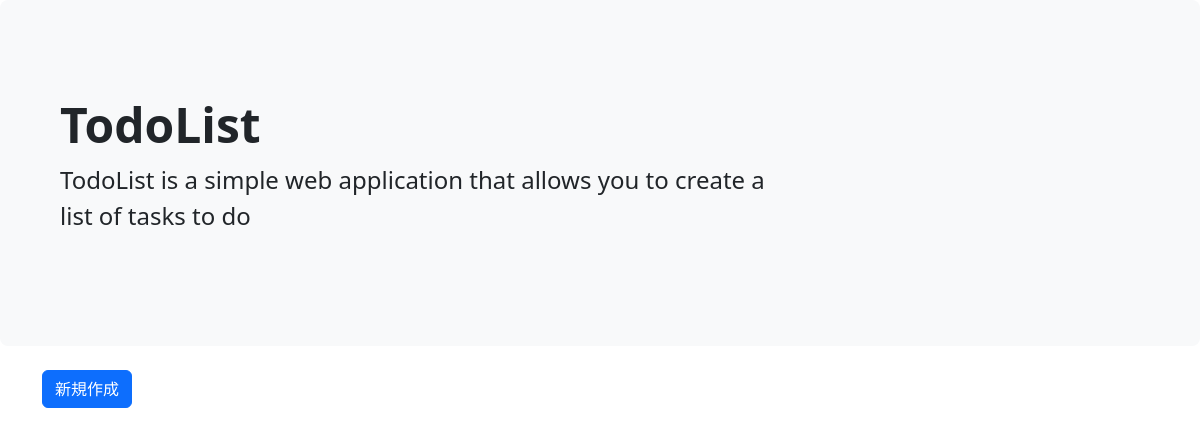
The page /list/ on the database as committed earlier.
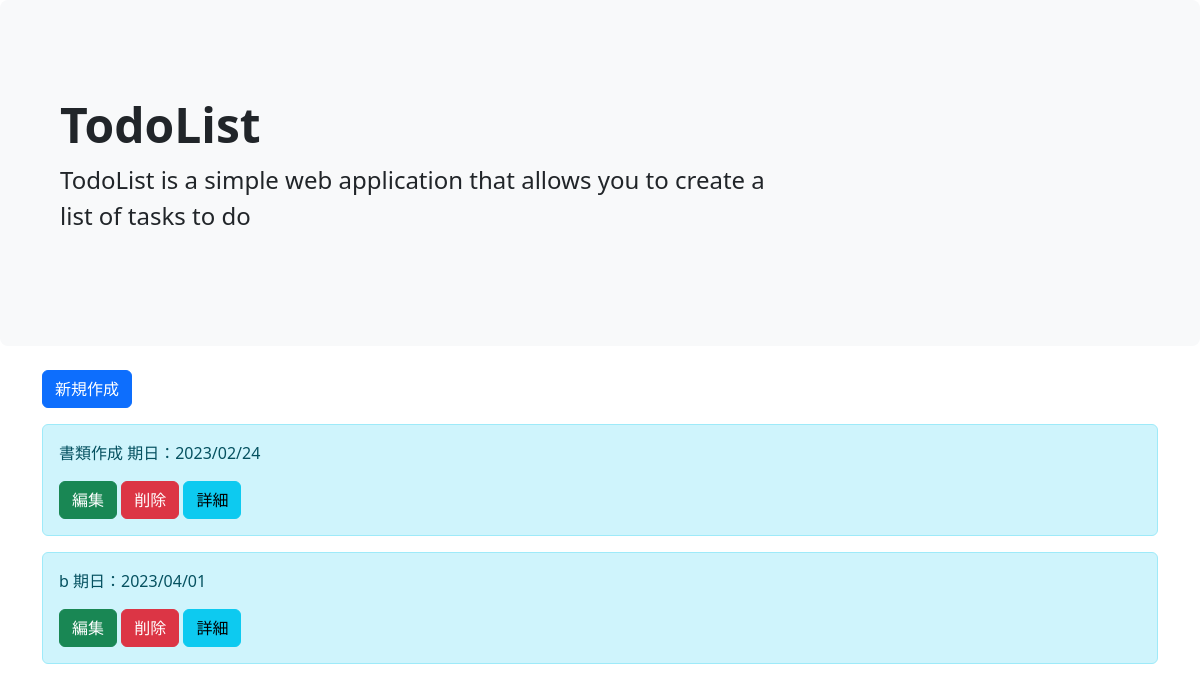
The same page on the database as committed later.
### todo/models.py (models this page shows, shortened)
class TodoModel(models.Model):
    title = models.CharField(max_length=100)
    memo = models.TextField()
    priority = models.CharField(
        max_length=50,
        choices=Choice
    )
    due_date = models.DateField()

### todo/views.py (the view)
# urls.py: path('list/', TodoList.as_view(), name='list'),
class TodoList(ListView):
    template_name = 'list.html'
    model = TodoModel

### templates/list.html
{% extends 'base.html' %}
{% block header %}
<div class="p-5 mb-4 bg-light rounded-3">
  <div class="container-fluid py-5">
    <h1 class="display-5 fw-bold">TodoList</h1>
    <p class="col-md-8 fs-4">TodoList is a simple web application that allows you to create a list of tasks to do
    </p>
  </div>
</div>
{% endblock  %}
{% block content %}
<div class="container">
  <a class="btn btn-primary mb-3" role="button" aria-disabled="true" href={% url 'create' %}>新規作成</a>
  {% for object in object_list %}
    <div class="alert alert-{{ object.priority }}" role="alert">
      <p>{{ object.title }} 期日：{{ object.due_date | date:"Y/m/d" }}</p>
      <a class="btn btn-success" role="button" aria-disabled="true" href={% url 'update' object.pk %}>編集</a>
      <a class="btn btn-danger" role="button" aria-disabled="true" href={% url 'delete' object.pk %}>削除</a>
      <a class="btn btn-info" role="button" aria-disabled="true" href={% url 'detail' object.pk %}>詳細</a>
    </div>
  {% endfor %}
</div>
{% endblock %}

### templates/base.html (shortened to what this page needs)
<!doctype html>
<html lang="en">
  <head>
    <link href="https://cdn.jsdelivr.net/npm/bootstrap@5.3.0-alpha1/dist/css/bootstrap.min.css" rel="stylesheet">
  </head>
  <body>
    {% block header  %}
    {% endblock %}
    {% block content  %}
    {% endblock %}
  </body>
</html>

Rows that differ between the two databases and show on the page:
added TodoModel: title "書類作成", due_date "2023/02/24"
added TodoModel: title "b", due_date "2023/04/01"
